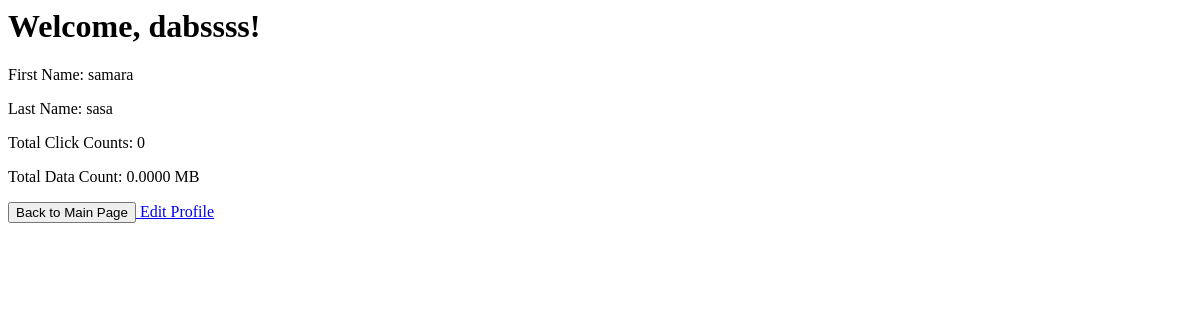
Before: /cabinet/ (signed in) with the older database file.
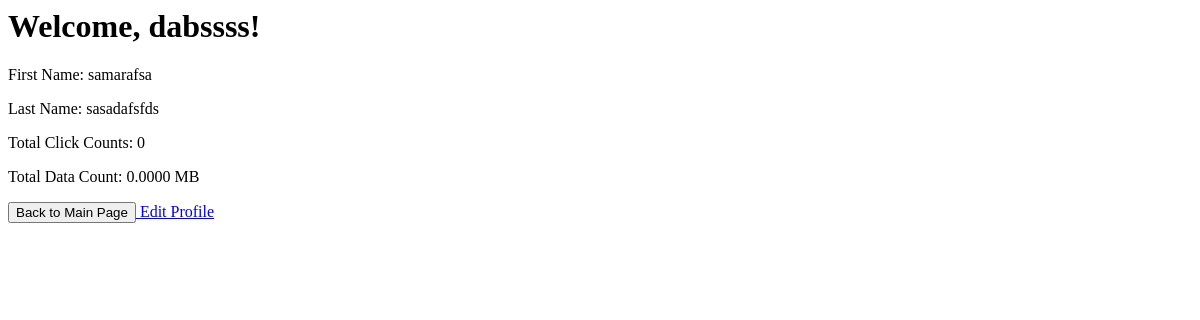
After: the same page with the newer database file.
### vpn_app/models.py (models this page shows)
class UserProfile(models.Model):
    user = models.OneToOneField(User, on_delete=models.CASCADE, default=1)
    first_name = models.CharField(max_length=100)
    last_name = models.CharField(max_length=100)
    email = models.EmailField(max_length=254)
    date_of_birth = models.DateField(null=True, blank=True)

### vpn_app/views.py (the view)
# urls.py: path('cabinet/', UserCabinetView.as_view(), name='cabinet'),
class UserCabinetView(View):
    template_name = 'vpn_app/cabinet.html'
    def get(self, request, *args, **kwargs):
        context = {}
        if request.user.is_authenticated:
            user_profile = UserProfile.objects.get(user=request.user)
            context['user_first_name'] = user_profile.first_name
            context['user_last_name'] = user_profile.last_name
            total_clicks = UserSiteTraffic.objects.filter(user_site__user_profile=user_profile).aggregate(Sum('clicks'))['clicks__sum']
            context['total_clicks'] = total_clicks if total_clicks is not None else 0
            total_data_received = UserSiteTraffic.objects.filter(user_site__user_profile=user_profile).aggregate(Sum('data_received'))['data_received__sum']
            context['total_data_received'] = total_data_received if total_data_received is not None else 0
        return render(request, self.template_name, context)

### vpn_app/templates/vpn_app/cabinet.html (shortened to what this page needs)
<html lang="en">
<head>
</head>
<body>
    {% if user.is_authenticated %}
        <h1>Welcome, {{ user.username }}!</h1>
        <p>First Name: {{ user_first_name }}</p>
        <p>Last Name: {{ user_last_name }}</p>
        <p>Total Click Counts: {{ total_clicks }}</p>
        <p>Total Data Count: {{ total_data_received|floatformat:"4" }} MB</p>
        <a href="{% url 'main' %}">
            <button>Back to Main Page</button>
        </a>
        <a href="{% url 'edit' %}">Edit Profile</a>
    {% endif %}
</body>
</html>

Changed rows visible on the page:
changed UserProfile: first_name "samara" → "samarafsa"; last_name "sasa" → "sasadafsfds"
